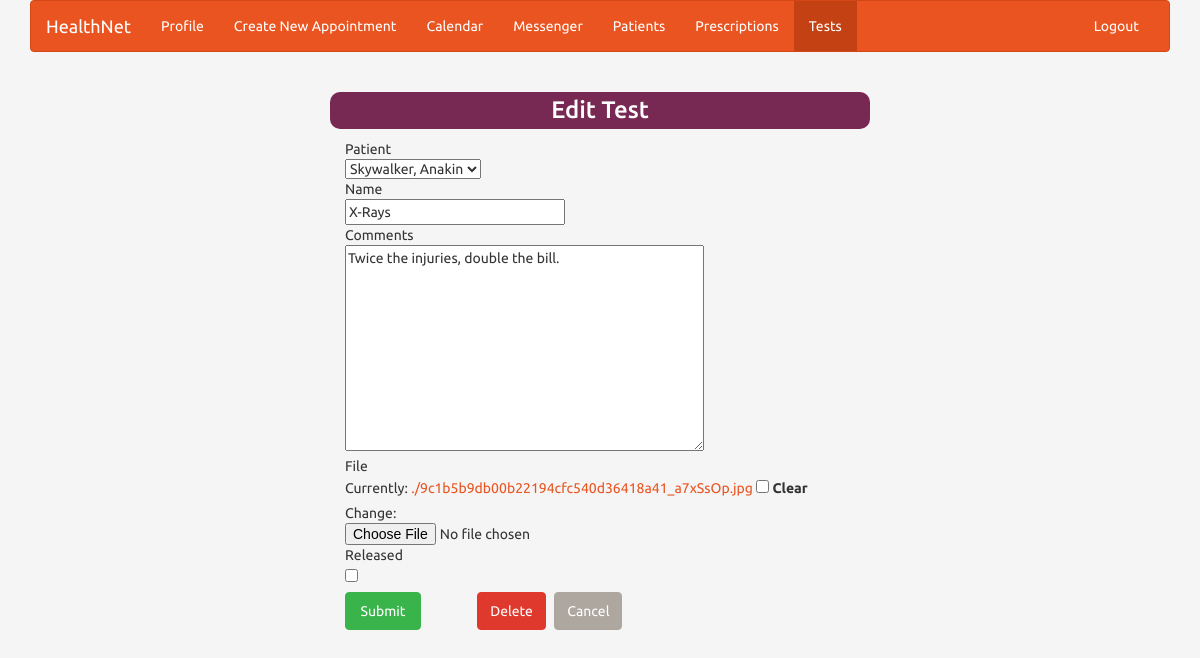
The page /edit_test/1 (signed in) on the database its author committed.
### meditems/models.py (models this page shows, shortened)
class Test(models.Model):
    patient = models.ForeignKey("account.Patient")
    name = models.CharField(max_length=20, blank=True)
    comments = models.TextField(max_length=280, blank=True)
    doc = models.ForeignKey("account.Doctor", null=True, blank=True)
    released = models.BooleanField(default=False)
    file = models.FileField(null=True, blank=True)

### meditems/views.py (the view)
# urls.py: url(r'^edit_test/(?P<test_id>[0-9]+)$', meditems.views.edit_test, name="edittest"),
def edit_test(request, test_id):
    if request.user.is_authenticated():
        title = "Edit Test"
        user_id = request.user.id
        isPatient = (Patient.objects.filter(profile__user_id=user_id).count() == 1)
        isDoctor = (Doctor.objects.filter(profile__user_id=user_id).count() == 1)
        isNurse = (Nurse.objects.filter(profile__user_id=user_id).count() == 1)
        test_instance = Test.objects.get(id=test_id)
        if isDoctor:
            doc = Doctor.objects.filter(profile__user_id=request.user.id)[0]
            initdata = {'patient': test_instance.patient, "name": test_instance.name,
                        'comments': test_instance.comments,
                        'doc': test_instance.doc, 'released': test_instance.released}
            form = TestForm(request.POST, request.FILES or None, instance=test_instance, initial=initdata)
            if request.POST:
                if form.is_valid():
                    form.save()
                    return redirect('/viewtests')
            else:
                form = TestForm(instance=test_instance, initial=initdata)
            return render(request, 'meditems/edit_test.html', {'form': form, 'usertype': 'Doctor'})
    else:
        return redirect('/login')

### meditems/forms.py
class TestForm(ModelForm):
    class Meta:
        model = Test
        fields = ["patient", "name", "comments", "doc", "released", "file"]
        exclude = ["doc"]

### account/models.py (called while the page is built)
    def __str__(self):
        return self.profile.user.last_name + ", " + self.profile.user.first_name

### meditems/templates/meditems/edit_test.html (shortened to what this page needs)
{% extends "account/index.html" %}
{% block content %}
<!DOCTYPE html>
<html lang="en">
<head>
    {% load staticfiles %}
    <link rel="stylesheet" type="text/css" href="{% static " css/bootstrap.css" %}"/>
</head>
<body style="background-color: whitesmoke">
<div class="col-md-6 col-md-offset-3">
    <h3 class="text-center" style="color: white; background-color: #772953; border-radius: 10px;
            padding-top: 1%; padding-bottom: 1%">Edit Test</h3>
    <div class="container-fluid">
        <form method="POST" action='' enctype="multipart/form-data">
            <table>
                <div> {{ form.patient.label }}</div>
                <div>{{ form.patient }}</div>
                <div> {{ form.name.label }}</div>
                <div>{{ form.name }}</div>
                <div> {{ form.comments.label }}</div>
                <div>{{ form.comments }}</div>
                <div>{{ form.file.label }}</div>
                <div>{{ form.file }}</div>
                <div> {{ form.released.label }}</div>
                <div>{{ form.released }}</div>
            </table>
            <div class="btn-toolbar" style="float: left; padding-top: 1%;">
                <input type="submit" class="btn btn-success btn-toolbar float-left btn-block" value="Submit"/>
            </div>
        </form>
        <a href="/delete_test/{{ form.instance.id }}">
            <button class="btn btn-danger btn-toolbar"
                    style="margin-left: 12%; margin-top: 1%;">Delete
            </button>
        </a>
        <a href="/viewtests">
            <button class="btn btn-default btn-toolbar float-right" style="margin-top: 1%;margin-left: 1%;">Cancel
            </button>
        </a>
    </div>
</div>
</body>
</html>
{% endblock content %}

### rows shown on the page
Test: patient "Skywalker, Anakin", name "X-Rays", comments "Twice the injuries, double the bill."
